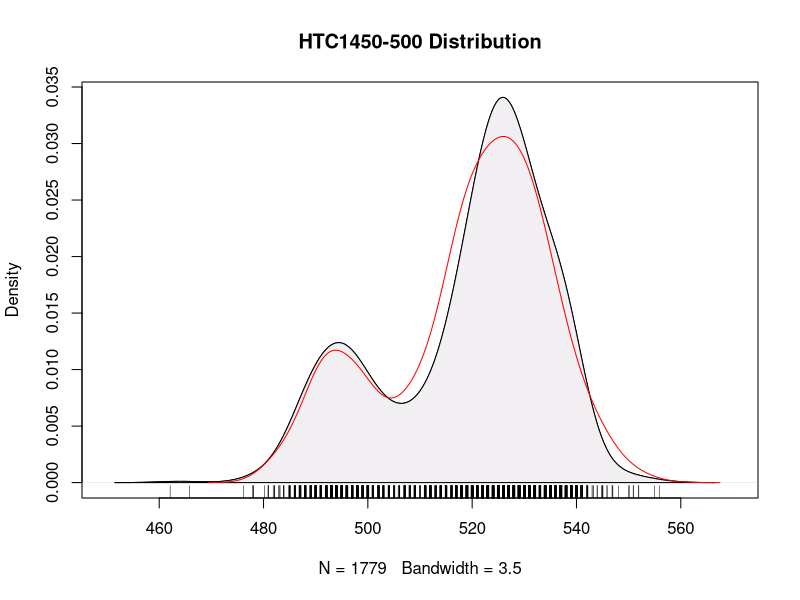
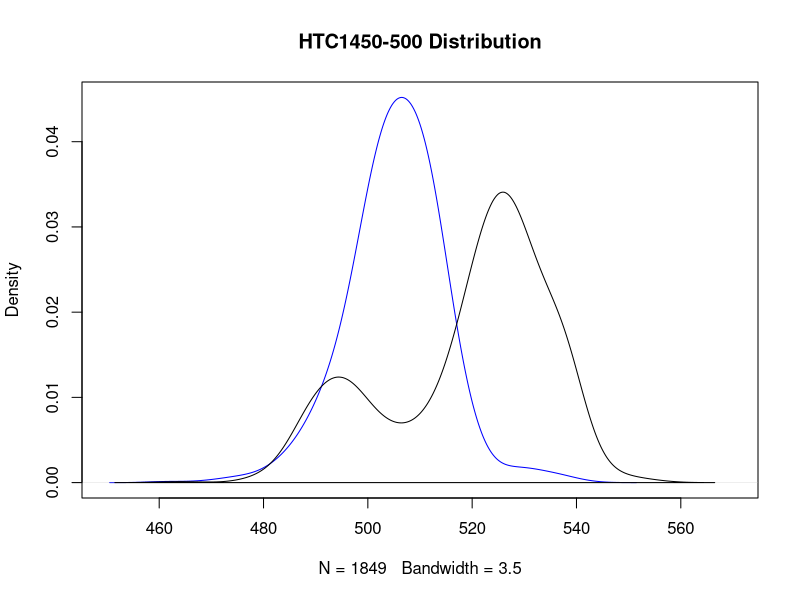
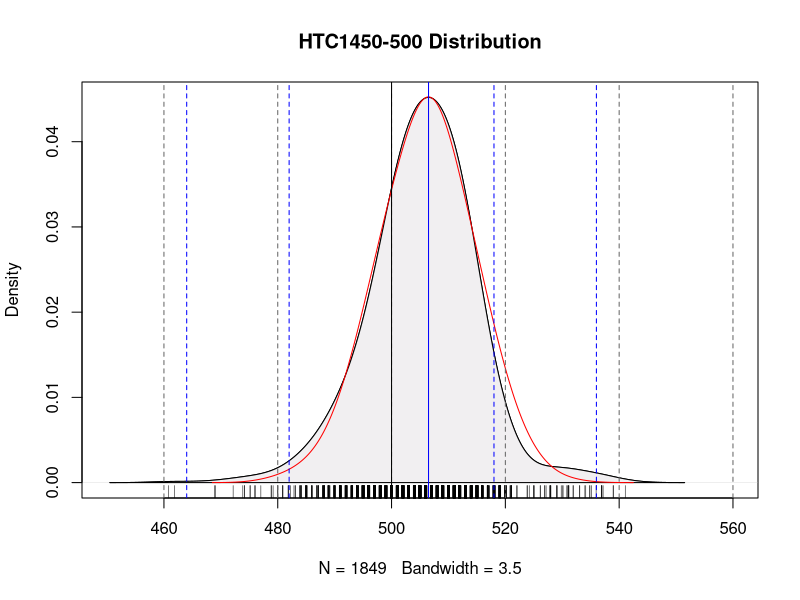
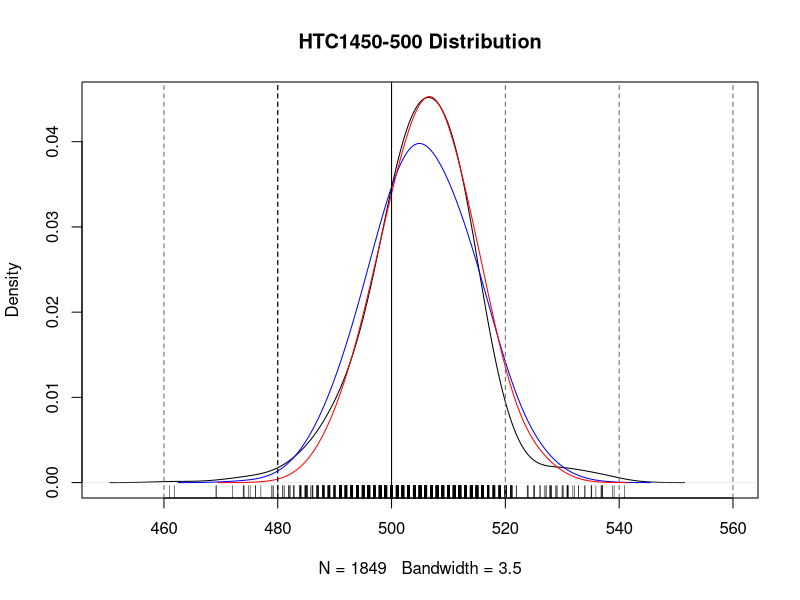
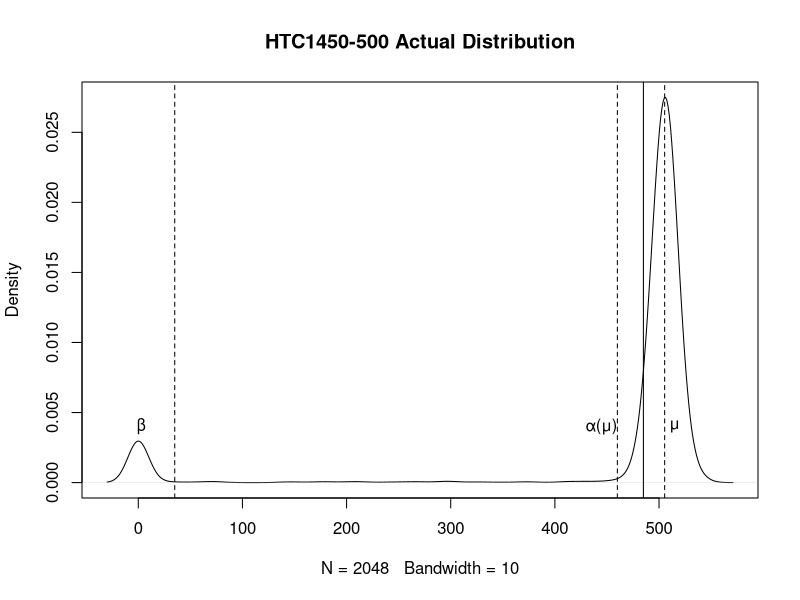

Write the R code that produced these figures, in order.
set.seed(666)
a <- read.csv("20T.csv")
b <- read.csv("1450.csv")
X <- as.matrix(a$VOL[which(a$VOL>=460)])
Y <- as.matrix(b$VOL[which(b$VOL>=460)])
sd(X)
mu1=510
mu2=530
sigma1=16
sigma2=16
N=length(X)
j=1
phi0<-0.5
w1<-matrix(0,1,N)
w2<-matrix(0,1,N)
pnorm<-function(x,mu,sigma){ 
  pf<-1/(2*pi*sigma)*exp(-(x-mu)^2/(2*sigma^2)) 
  return(pf)
}
a<-NULL
b<-NULL
c<-NULL
d<-NULL
while(j<=100){
    for (i in 1:1000){
    Z=pnorm(X[i,1],mu1,sigma1)*phi0+pnorm(X[i,1],mu2,sigma2)*(1-phi0) 
    w1[1,i]<-pnorm(X[i,1],mu1,sigma1)*phi0/Z 
    w2[1,i]<-pnorm(X[i,1],mu2,sigma2)*(1-phi0)/Z
  }
    new_p1=sum(w1)/N
    new_p2=sum(w2)/N
    New_mu1=w1%*%as.matrix(X)/sum(w1)
    New_mu2=w2%*%as.matrix(X)/sum(w2) 
    New_sigma1=sum((w1)%*%(as.matrix(X)-as.matrix(c(rep(New_mu1,N))))^2) /sum(w1) 
    New_sigma2=sum((w2)%*%(as.matrix(X)-as.matrix(c(rep(New_mu2,N))))^2) /sum(w2)
    oldphi0=phi0 
    phi0=new_p1 
    a<-c(a,mu1)
    b<-c(b,mu2)
    c<-c(c,sigma1)
    d<-c(d,sigma2)
    mu1=New_mu1 
    mu2=New_mu2 
    sigma1=sqrt(New_sigma1) 
    sigma2=sqrt(New_sigma2) 
    j=j+1
  }

cat("mu1",mu1,"sigma1",sigma1,"mu2",mu2,"sigma2",sigma2)
n<-N
mean_s <- c(mu2, mu1)
y <- sample(c("head", "tail"), size = n, replace = TRUE, prob = c(0.8, 0.2))
x <- round(rnorm(n = N, mean = mean_s[1],sd=sigma2))
tails <- y %in% c("tail")
#x[tails] <- rnorm(sum(tails), mean = mean_s[2],sd=sigma1)
x[tails] <- round(rnorm(sum(tails), mean = 494,sd=6))
x<-as.data.frame(x)
#hist(X,breaks=20)
plot(density(X,bw=3.5),xlim=c(450,570), main="HTC1450-500 Distribution")
polygon(density(X,bw=3.5),col="#F1EFF1",border="black")
lines(density(x$x,bw=3.5),xlim=c(450,570),col="red")
rug(jitter(X), side=1, col=1)
#abline(v=c(460,480,500,520,540,560),col="gray40",lty=2)
#abline(v=c(mean_s[1],494),col="black")
#abline(v=c(mean_s[1]+sigma1,mean_s[1]-sigma1,mean_s[1]+2*sigma1,mean_s[1]-2*sigma1,mean_s[1]+3*sigma1,mean_s[1]-3*sigma1),col="blue")


plot(density(Y,bw=3.5),xlim=c(450,570), main="HTC1450-500 Distribution",col="blue")
polygon(density(X,bw=3.5),border="black")

y <- round(rnorm(n = N, mean = 506,sd=8))
plot(density(Y,bw=3.5),xlim=c(450,560), main="HTC1450-500 Distribution")
polygon(density(Y,bw=3.5),col="#F1EFF1",border="black")
lines(density(y,bw=3.5),xlim=c(450,560),col="red")
rug(jitter(Y), side=1, col=1)
abline(v=c(460,480,500,520,540,560),col="gray40",lty=2)
abline(v=c(500),col="black")
abline(v=c(506.5),col="blue")
mean <- 500
sd <- floor(sd(Y))
abline(v=c(mean-2*sd,mean+2*sd,mean+4*sd,mean-4*sd),col="blue",lty=2)

z <- round(rnorm(n = N, mean = mean(Y),sd=sd(Y)))
y <- round(rnorm(n = N, mean = 506,sd=8))
plot(density(Y,bw=3.5),xlim=c(450,560), main="HTC1450-500 Distribution")
#polygon(density(Y,bw=3.5),col="#F1EFF1",border="black")
lines(density(z,bw=3.5),xlim=c(450,560),col="blue")
lines(density(y,bw=3.5),xlim=c(450,560),col="red")
rug(jitter(Y), side=1, col=1)
abline(v=c(460,480,500,520,540,560),col="gray40",lty=2)
abline(v=c(500),col="black")
#abline(v=c(506.5),col="red")
#abline(v=c(mean(Y)),col="blue")
abline(v=c(480),col="black",lty=2)

b <- read.csv("1450.csv")
plot(density(b$VOL,bw=10), main="HTC1450-500 Actual Distribution")
text(3,0.004,"β",col="black")
text(445,0.004,"α(μ)",col="black")
text(515,0.004,"μ",col="black")
abline(v=485,col="black")
abline(v=mean(Y),col="black",lty=2)
abline(v=35,col="black",lty=2)
abline(v=460,col="black",lty=2)